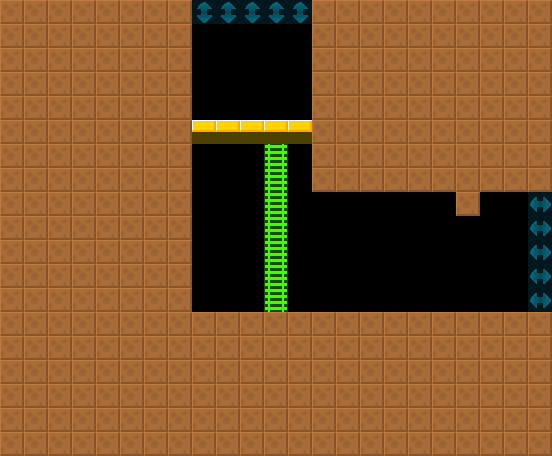

This is a level from a 2D game, rendered from its Tiled map with the project's own tilesets. A one-line summary and the map file follow, with tile-layer data summarised:
An orthogonal 23x19 tile map with 24x24 px tiles, 2 tile layers (col, lnk), 2 tilesets and 2 objects (DisableDecorator, KeyLockedDoor).

<map version="1.4" tiledversion="1.4.2" orientation="orthogonal" renderorder="right-down" width="23" height="19" tilewidth="24" tileheight="24" infinite="0" nextlayerid="4" nextobjectid="8">
 <tileset firstgid="6" source="../../lnk.tsx" />
 <tileset firstgid="1" source="../../col.tsx" />
 <layer id="1" name="col" width="23" height="19">
  <data>[437 cells, 335 non-empty, 3 distinct tile ids]</data>
 </layer>
 <layer id="2" name="lnk" width="23" height="19" opacity="0.5">
  <data>[437 cells, 10 non-empty, 2 distinct tile ids]</data>
 </layer>
 <objectgroup id="3" name="markers" opacity="0.5">
  <object id="1" name="DisableDecorator" type="DisableDecorator" x="432" y="240" width="72" height="72">
   <properties>
    <property name="yr" value="0" />
    <property name="xr" value="0" />
   </properties>
  </object>
  <object id="2" name="KeyLockedDoor" type="KeyLockedDoor" x="456" y="288" width="24" height="24">
   <properties>
    <property name="yr" value="0" />
    <property name="xr" value="0" />
   </properties>
  </object>
 </objectgroup>
</map>
